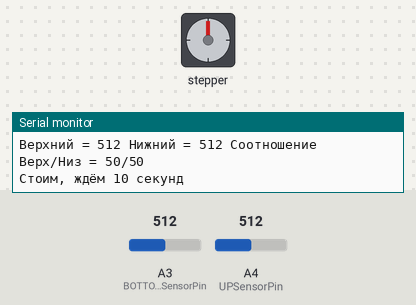
Bench run of a sketch on a simulated Arduino Uno, built with avr-gcc and run on an emulated ATmega328P. On the bench: stepper motor, the last lines printed to the serial monitor. The inputs (shaded band) are chosen by the test bench; at power-on: A3 (BOTTOMSensorPin) = 512, A4 (UPSensorPin) = 512. Stepper angles assume 4075 steps per turn.

Above: at 11.8 s.
11.9 s: A3 (BOTTOMSensorPin) set to 530
At 23.0 s:
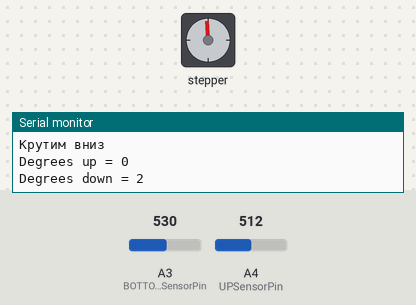
24.9 s: A4 (UPSensorPin) set to 522
At 25.4 s:
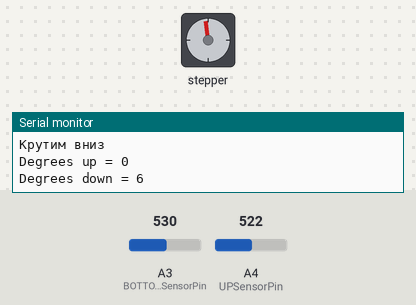
33.1 s: A3 (BOTTOMSensorPin) set to 511
At 37.8 s:
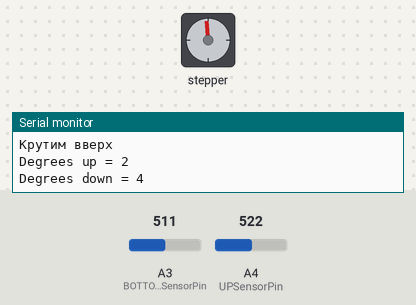
43.0 s: A4 (UPSensorPin) set to 625
54.8 s: A4 (UPSensorPin) set to 644
63.5 s: A3 (BOTTOMSensorPin) set to 716
At 65.0 s:
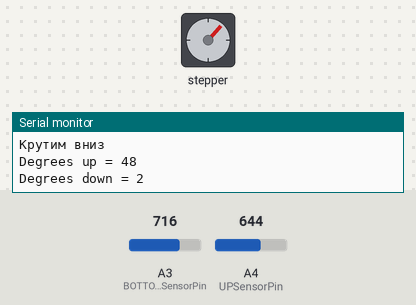
Timing chart, 0 to 72.7 s (numbered marks = the images above; inputs shaded):
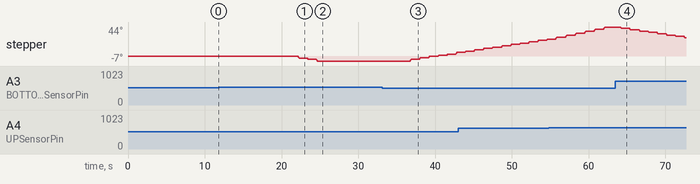

Measured:
- after the input at 24.9 s, stepper: stays -7° (without the input it goes to -8° after 0.88 s)

The sketch:

Solar.ino
```cpp
#include <CustomStepper.h>
  CustomStepper stepper(8, 9, 10, 11);


  const int BOTTOMSensorPin = A3;                           // Подключение нижнего Фоторезистора
  const int UPSensorPin = A4;                               // Подключение верхнего Фоторезистора

  int UPSensorRead = 0;                                     // Считанные значения верхнего Фоторезистора
  int BOTTOMSensorRead = 0;                                 // Считанные значения нижнего Фоторезистора
  int UPLightPct = 0;                                       // Процент верхнего Фоторезистора
  int BOTTOMLightPct = 0;                                   // Процент нижнего Фоторезистора
  int degreeChange = 1;                                     // Изменение на 1 градус
  int degreesUP = 0;                                          // count steps so that the motor does not rotate ...
  int degreesDOWN = 0;                                        // ... endlessly in one direction

void setup() {
  Serial.begin(9600);
  stepper.setRPM(5);
  stepper.setSPR(4075.7728395);
}

void loop() {
  UPSensorRead = analogRead(UPSensorPin);                   // Считываем и сохраняем значение верхнего Фоторезистора
  BOTTOMSensorRead = analogRead(BOTTOMSensorPin);           // Считываем и сохраняем значение нижнего Фоторезистора
  UPLightPct = map(UPSensorRead, 0, 1023, 0, 100);          // Переводим значение верхнего Фоторезистора от 0-100
  BOTTOMLightPct = map(BOTTOMSensorRead, 0, 1023, 0, 100);  // Переводим значение нижнего Фоторезистора от 0-100
  degreeChange = map(abs(UPLightPct-BOTTOMLightPct),0,100,2,10);
  Serial.print("Верхний = ");                               // Выводим значение верхнего Фоторезистора
  Serial.print(UPSensorRead);
  Serial.print(" Нижний = ");                               // Выводим значение нижнего Фоторезистора
  Serial.print(BOTTOMSensorRead);
  Serial.print(" Соотношение Верх/Низ = ");
  Serial.print(UPLightPct);
  Serial.print("/");
  Serial.println(BOTTOMLightPct);
  if(UPLightPct > 150 && BOTTOMLightPct > 150){
    Serial.println("Солнце не обнаружено!");
  }else if(UPLightPct == BOTTOMLightPct){
    Serial.println("Стоим, ждём 10 секунд");                 // В реальной жизни надо ставить минут 5
    delay(10000);
  }else if(UPLightPct > BOTTOMLightPct){
    Serial.println("Крутим вверх");
    if (degreesUP < 50) {
      rotateUP();
      stepper.run();
      degreesUP = degreesUP + degreeChange;
      degreesDOWN = max(0, degreesDOWN - degreeChange);
      Serial.print("Degrees up = ");
      Serial.println(degreesUP);
      Serial.print("Degrees down = ");
      Serial.println(degreesDOWN);
      }

  }
  else{
    Serial.println("Крутим вниз");
    if (degreesDOWN < 50)  {
      rotateBOTTOM();
      stepper.run();
      degreesUP = max(0, degreesUP - degreeChange);
      degreesDOWN = degreesDOWN + degreeChange;
      Serial.print("Degrees up = ");
      Serial.println(degreesUP);
      Serial.print("Degrees down = ");
      Serial.println(degreesDOWN);
      }

  }
  delay(1000);
}

void rotateBOTTOM(){
  stepper.setDirection(CCW);
  stepper.rotateDegrees(degreeChange);
  while(stepper.isDone() == false){
    stepper.run();
  }
}
void rotateUP(){
  stepper.setDirection(CW);
  stepper.rotateDegrees(degreeChange);
  while(stepper.isDone() == false){
    stepper.run();
  }
}
```
